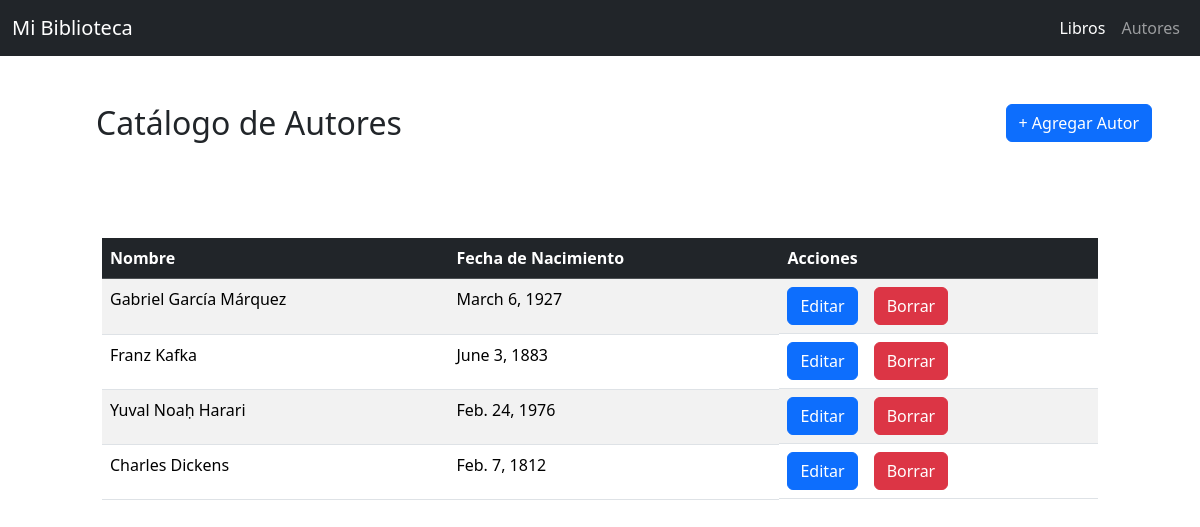
The app's page /authors with its own data.
### library/models.py (models this page shows, shortened)
class Author(models.Model):
    name = models.CharField(max_length=100)
    birthdate = models.DateField(null=True, blank=True)

### library/views.py (the view)
# urls.py: path('authors',views.getAuthors,name='getAuthors'),
def getAuthors(request):
    authors = Author.objects.all()
    return render(request,"authors_list.html",{'authors_list':authors})

### library/templates/authors_list.html (shortened to what this page needs)
{% extends 'base.html' %} {% block content %}
<div class="d-flex mt-auto align-items-center justify-content-between m-5">
  <div>
    <h2 class="text-center m-5">Catálogo de Autores</h2>
  </div>
  <div>
    <button
      type="button"
      class="btn btn-primary"
      data-bs-toggle="modal"
      data-bs-target="#formularioModal"
    >
      + Agregar Autor
    </button>
  </div>
</div>
<div class="row justify-content-center">
  <div class="col-10">
    <table class="table table-striped table-hover">
      <thead class="table-dark">
        <tr>
          <th scope="col">Nombre</th>
          <th scope="col">Fecha de Nacimiento</th>
          <th scope="col">Acciones</th>
        </tr>
      </thead>
      <tbody>
        {% for author in authors_list %}
        <tr>
          <td>{{ author.name}}</td>
          <td>{{ author.birthdate }}</td>
          <td class="text-center d-flex gap-3">
             <form method="post" action="{% url 'detailsAuthors' author.id %}">
              <button type="submit" class="btn btn-primary btn-md">
                Editar
              </button>
            </form>
            <form method="post" action="{% url 'deleteAuthors' author.id %}">
              <button type="submit" class="btn btn-danger btn-md">
                Borrar
              </button>
            </form>
          </td>
        </tr>
        {% endfor %}
      </tbody>
    </table>
  </div>
</div>
{% endblock %}

### records on screen
Author: name "Gabriel García Márquez", birthdate "March 6, 1927"
Author: name "Franz Kafka", birthdate "June 3, 1883"
Author: name "Yuval Noaḥ Harari", birthdate "Feb. 24, 1976"
Author: name "Charles Dickens", birthdate "Feb. 7, 1812"
